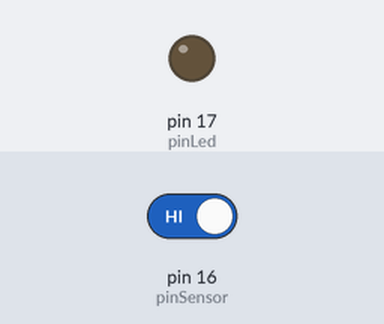
A sketch run on a simulated Arduino Uno, built with avr-gcc and run on an emulated ATmega328P. Parts: output pins drawn as LEDs (lit = HIGH). The test bench sets the inputs (shaded band); at power-on: pin 16 (pinSensor) HIGH.

Above: at 1.2 s.
1.3 s: pin 16 (pinSensor) driven LOW
At 2.5 s:
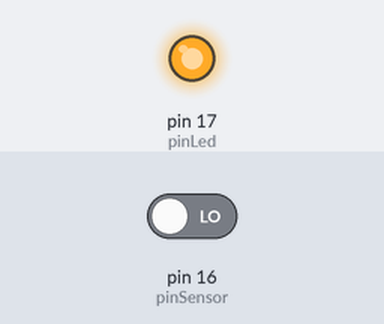
2.8 s: pin 16 (pinSensor) driven HIGH
At 3.9 s:
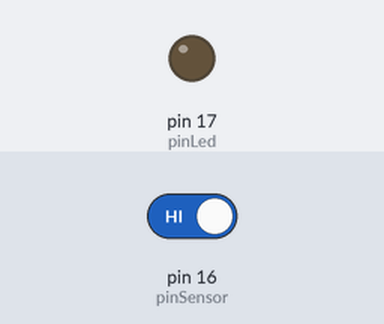
Timing chart, 0 to 5.8 s (numbered marks = the images above; inputs shaded):
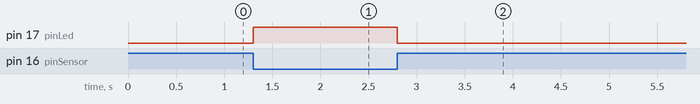

The sketch:

Sensor_optico_reflexivo.ino
```cpp
int pinLed = 17; // led conectado no pino digital 12
int pinSensor = 16; // fototransistor conectado no pino digial 2

void setup(){
  pinMode(pinSensor, INPUT); // define como entrada
  pinMode(pinLed, OUTPUT); // definoe como saída
  digitalWrite(pinLed, LOW); // led incia apagado
}

void loop(){
  if (digitalRead(pinSensor) == LOW){ // se for LOW
        digitalWrite(pinLed, HIGH); // acende o led
  }else{ // caso contrário
        digitalWrite(pinLed, LOW); // apaga o led
  }
}
```

Measured:
- after the input at 1.3 s, pin 17 (pinLed): LOW → HIGH at once
- after the input at 2.8 s, pin 17 (pinLed): HIGH → LOW at once
